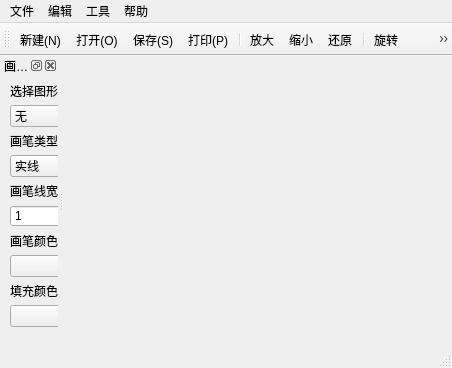
<?xml version="1.0" encoding="UTF-8"?>
<ui version="4.0">
 <class>MainWindow</class>
 <widget class="QMainWindow" name="MainWindow">
  <property name="geometry">
   <rect>
    <x>0</x>
    <y>0</y>
    <width>452</width>
    <height>368</height>
   </rect>
  </property>
  <property name="windowTitle">
   <string>MainWindow</string>
  </property>
  <widget class="QWidget" name="centralWidget"/>
  <widget class="QMenuBar" name="menuBar">
   <property name="geometry">
    <rect>
     <x>0</x>
     <y>0</y>
     <width>452</width>
     <height>23</height>
    </rect>
   </property>
   <widget class="QMenu" name="menu">
    <property name="title">
     <string>文件</string>
    </property>
    <addaction name="action_N"/>
    <addaction name="action_O"/>
    <addaction name="separator"/>
    <addaction name="action_S"/>
    <addaction name="action_A"/>
    <addaction name="separator"/>
    <addaction name="action_P"/>
    <addaction name="action_X"/>
   </widget>
   <widget class="QMenu" name="menu_2">
    <property name="title">
     <string>编辑</string>
    </property>
    <addaction name="action_3"/>
    <addaction name="action_4"/>
    <addaction name="action_5"/>
    <addaction name="action_6"/>
    <addaction name="action_7"/>
    <addaction name="separator"/>
    <addaction name="action_8"/>
   </widget>
   <widget class="QMenu" name="menu_3">
    <property name="title">
     <string>工具</string>
    </property>
    <addaction name="action_9"/>
   </widget>
   <widget class="QMenu" name="menu_4">
    <property name="title">
     <string>帮助</string>
    </property>
    <addaction name="action_11"/>
   </widget>
   <addaction name="menu"/>
   <addaction name="menu_2"/>
   <addaction name="menu_3"/>
   <addaction name="menu_4"/>
  </widget>
  <widget class="QToolBar" name="mainToolBar">
   <attribute name="toolBarArea">
    <enum>TopToolBarArea</enum>
   </attribute>
   <attribute name="toolBarBreak">
    <bool>false</bool>
   </attribute>
   <addaction name="action_N"/>
   <addaction name="action_O"/>
   <addaction name="action_S"/>
   <addaction name="action_P"/>
   <addaction name="separator"/>
   <addaction name="action_3"/>
   <addaction name="action_4"/>
   <addaction name="action_5"/>
   <addaction name="separator"/>
   <addaction name="action_6"/>
   <addaction name="action_7"/>
   <addaction name="action_8"/>
   <addaction name="separator"/>
   <addaction name="action_9"/>
   <addaction name="action_11"/>
  </widget>
  <widget class="QStatusBar" name="statusBar"/>
  <widget class="QDockWidget" name="dockWidget">
   <property name="windowTitle">
    <string>画图工具</string>
   </property>
   <attribute name="dockWidgetArea">
    <number>1</number>
   </attribute>
   <widget class="QWidget" name="dockWidgetContents">
    <widget class="QLabel" name="label">
     <property name="geometry">
      <rect>
       <x>10</x>
       <y>10</y>
       <width>54</width>
       <height>12</height>
      </rect>
     </property>
     <property name="text">
      <string>选择图形：</string>
     </property>
    </widget>
    <widget class="QLabel" name="label_2">
     <property name="geometry">
      <rect>
       <x>10</x>
       <y>60</y>
       <width>54</width>
       <height>12</height>
      </rect>
     </property>
     <property name="text">
      <string>画笔类型：</string>
     </property>
    </widget>
    <widget class="QLabel" name="label_3">
     <property name="geometry">
      <rect>
       <x>10</x>
       <y>110</y>
       <width>54</width>
       <height>12</height>
      </rect>
     </property>
     <property name="text">
      <string>画笔线宽：</string>
     </property>
    </widget>
    <widget class="QLabel" name="label_4">
     <property name="geometry">
      <rect>
       <x>10</x>
       <y>160</y>
       <width>54</width>
       <height>12</height>
      </rect>
     </property>
     <property name="text">
      <string>画笔颜色：</string>
     </property>
    </widget>
    <widget class="QLabel" name="label_5">
     <property name="geometry">
      <rect>
       <x>10</x>
       <y>210</y>
       <width>54</width>
       <height>12</height>
      </rect>
     </property>
     <property name="text">
      <string>填充颜色：</string>
     </property>
    </widget>
    <widget class="QSpinBox" name="penWidthSpinBox">
     <property name="geometry">
      <rect>
       <x>10</x>
       <y>130</y>
       <width>69</width>
       <height>22</height>
      </rect>
     </property>
     <property name="minimum">
      <number>1</number>
     </property>
    </widget>
    <widget class="QComboBox" name="shapeComboBox">
     <property name="geometry">
      <rect>
       <x>10</x>
       <y>30</y>
       <width>69</width>
       <height>22</height>
      </rect>
     </property>
     <item>
      <property name="text">
       <string>无</string>
      </property>
     </item>
     <item>
      <property name="text">
       <string>直线</string>
      </property>
     </item>
     <item>
      <property name="text">
       <string>矩形</string>
      </property>
     </item>
     <item>
      <property name="text">
       <string>椭圆</string>
      </property>
     </item>
    </widget>
    <widget class="QComboBox" name="penStyleComboBox">
     <property name="geometry">
      <rect>
       <x>10</x>
       <y>80</y>
       <width>69</width>
       <height>22</height>
      </rect>
     </property>
     <item>
      <property name="text">
       <string>实线</string>
      </property>
     </item>
     <item>
      <property name="text">
       <string>点线</string>
      </property>
     </item>
    </widget>
    <widget class="QComboBox" name="penColorComboBox">
     <property name="geometry">
      <rect>
       <x>10</x>
       <y>180</y>
       <width>69</width>
       <height>22</height>
      </rect>
     </property>
    </widget>
    <widget class="QComboBox" name="brushColorComboBox">
     <property name="geometry">
      <rect>
       <x>10</x>
       <y>230</y>
       <width>69</width>
       <height>22</height>
      </rect>
     </property>
    </widget>
   </widget>
  </widget>
  <action name="action_N">
   <property name="icon">
    <iconset resource="Paint.qrc">
     <normaloff>:/image/images/new.png</normaloff>:/image/images/new.png</iconset>
   </property>
   <property name="text">
    <string>新建(&amp;N)</string>
   </property>
  </action>
  <action name="action_O">
   <property name="icon">
    <iconset resource="Paint.qrc">
     <normaloff>:/image/images/open.png</normaloff>:/image/images/open.png</iconset>
   </property>
   <property name="text">
    <string>打开(&amp;O)</string>
   </property>
  </action>
  <action name="action_S">
   <property name="icon">
    <iconset resource="Paint.qrc">
     <normaloff>:/image/images/save.png</normaloff>:/image/images/save.png</iconset>
   </property>
   <property name="text">
    <string>保存(&amp;S)</string>
   </property>
  </action>
  <action name="action_A">
   <property name="icon">
    <iconset resource="Paint.qrc">
     <normaloff>:/image/images/saveas.png</normaloff>:/image/images/saveas.png</iconset>
   </property>
   <property name="text">
    <string>另存为(A)</string>
   </property>
  </action>
  <action name="action_P">
   <property name="icon">
    <iconset resource="Paint.qrc">
     <normaloff>:/image/images/print.png</normaloff>:/image/images/print.png</iconset>
   </property>
   <property name="text">
    <string>打印(&amp;P)</string>
   </property>
  </action>
  <action name="action_X">
   <property name="icon">
    <iconset resource="Paint.qrc">
     <normaloff>:/image/images/exit.png</normaloff>:/image/images/exit.png</iconset>
   </property>
   <property name="text">
    <string>退出(&amp;X)</string>
   </property>
  </action>
  <action name="action_3">
   <property name="icon">
    <iconset resource="Paint.qrc">
     <normaloff>:/image/images/zoom-in.png</normaloff>:/image/images/zoom-in.png</iconset>
   </property>
   <property name="text">
    <string>放大</string>
   </property>
  </action>
  <action name="action_4">
   <property name="icon">
    <iconset resource="Paint.qrc">
     <normaloff>:/image/images/zoom-out.png</normaloff>:/image/images/zoom-out.png</iconset>
   </property>
   <property name="text">
    <string>缩小</string>
   </property>
  </action>
  <action name="action_5">
   <property name="icon">
    <iconset resource="Paint.qrc">
     <normaloff>:/image/images/zoom-1.png</normaloff>:/image/images/zoom-1.png</iconset>
   </property>
   <property name="text">
    <string>还原</string>
   </property>
  </action>
  <action name="action_6">
   <property name="icon">
    <iconset resource="Paint.qrc">
     <normaloff>:/image/images/rotate.png</normaloff>:/image/images/rotate.png</iconset>
   </property>
   <property name="text">
    <string>旋转</string>
   </property>
  </action>
  <action name="action_7">
   <property name="icon">
    <iconset resource="Paint.qrc">
     <normaloff>:/image/images/shear.png</normaloff>:/image/images/shear.png</iconset>
   </property>
   <property name="text">
    <string>拉伸</string>
   </property>
  </action>
  <action name="action_8">
   <property name="icon">
    <iconset resource="Paint.qrc">
     <normaloff>:/image/images/clear.png</normaloff>:/image/images/clear.png</iconset>
   </property>
   <property name="text">
    <string>清空
</string>
   </property>
  </action>
  <action name="action_9">
   <property name="icon">
    <iconset resource="Paint.qrc">
     <normaloff>:/image/images/tool.png</normaloff>:/image/images/tool.png</iconset>
   </property>
   <property name="text">
    <string>绘图工具栏
</string>
   </property>
  </action>
  <action name="action_11">
   <property name="icon">
    <iconset resource="Paint.qrc">
     <normaloff>:/image/images/help.jpg</normaloff>:/image/images/help.jpg</iconset>
   </property>
   <property name="text">
    <string>关于</string>
   </property>
  </action>
 </widget>
 <layoutdefault spacing="6" margin="11"/>
 <resources>
  <include location="Paint.qrc"/>
 </resources>
 <connections/>
</ui>
